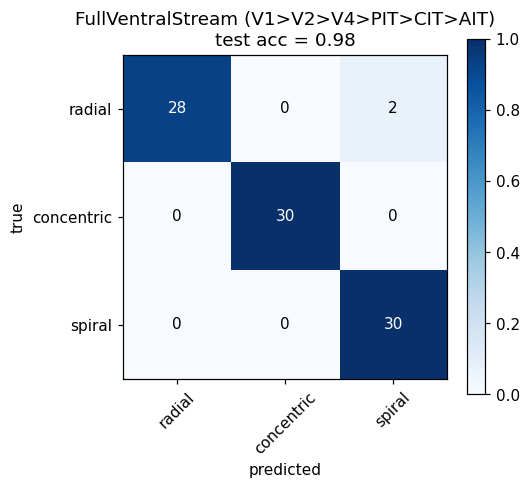

This chart was generated by the following Python code:
"""Train the V1 -> V2 -> V4 -> PIT -> CIT -> AIT ventral-stream model.

Compares end-to-end-trained FullVentralStream against the V4+LieGroupCells
readout model (~96% test accuracy at 969 trainable params). The IT stack
is roughly 10x more parameters (~9.6k) but adds genuine depth so it can
build compound features on top of V4.

Run:
    python examples/full_ventral_train.py
"""

from __future__ import annotations

import argparse
import os
import sys

import matplotlib
import matplotlib.pyplot as plt
import torch
import torch.nn as nn

sys.path.insert(0, os.path.join(os.path.dirname(__file__), os.pardir))

from zebrastack.common.lie_group_stimuli import (
    random_concentric, random_radial, random_spiral,
)
from zebrastack.common.v4_recursive_filters import (
    RecursiveFiltersV4, standard_v1_spec,
)
from zebrastack.common.it_stages import FullVentralStream


CLASS_NAMES = ["radial", "concentric", "spiral"]


def make_dataset(n_per_class: int, size: int, seed: int) -> tuple[torch.Tensor, torch.Tensor]:
    rng = torch.Generator().manual_seed(seed)
    images, labels = [], []
    generators = [random_radial, random_concentric, random_spiral]
    for label_idx, gen in enumerate(generators):
        for _ in range(n_per_class):
            images.append(gen(size, rng))
            labels.append(label_idx)
    images = torch.stack(images).unsqueeze(1)
    labels = torch.tensor(labels, dtype=torch.long)
    perm = torch.randperm(len(labels), generator=rng)
    return images[perm], labels[perm]


def confusion(model, images, labels, batch_size=16):
    model.eval()
    matrix = [[0]*3 for _ in range(3)]
    correct = 0
    with torch.no_grad():
        for i in range(0, images.shape[0], batch_size):
            x = images[i:i+batch_size]
            y = labels[i:i+batch_size]
            logits = model(x)["logits"]
            preds = logits.argmax(dim=-1)
            for p, t in zip(preds.tolist(), y.tolist()):
                matrix[t][p] += 1
                if p == t:
                    correct += 1
    return correct / len(labels), matrix


def print_matrix(matrix):
    header = "true / pred"
    print(f"{header:14s}" + "".join(f"{c:>12s}" for c in CLASS_NAMES))
    for i, row in enumerate(matrix):
        print(f"{CLASS_NAMES[i]:14s}" + "".join(f"{v:12d}" for v in row))


def train(model, train_x, train_y, epochs, lr, batch_size, weight_decay):
    params = [p for p in model.parameters() if p.requires_grad]
    print(f"Trainable parameters: {sum(p.numel() for p in params)}")
    optimizer = torch.optim.Adam(params, lr=lr, weight_decay=weight_decay)
    criterion = nn.CrossEntropyLoss()
    n = train_x.shape[0]
    for epoch in range(epochs):
        model.train()
        perm = torch.randperm(n)
        total_loss = 0.0
        total_correct = 0
        for i in range(0, n, batch_size):
            idx = perm[i:i+batch_size]
            x, y = train_x[idx], train_y[idx]
            optimizer.zero_grad()
            logits = model(x)["logits"]
            loss = criterion(logits, y)
            loss.backward()
            optimizer.step()
            total_loss += loss.item() * len(idx)
            total_correct += int((logits.argmax(dim=-1) == y).sum().item())
        train_acc = total_correct / n
        print(f"  epoch {epoch+1:2d}: loss={total_loss/n:.4f} train_acc={train_acc:.3f}")


def main() -> int:
    parser = argparse.ArgumentParser()
    parser.add_argument("--out", default="examples/full_ventral_train.png")
    parser.add_argument("--size", type=int, default=128)
    parser.add_argument("--n-train", type=int, default=80)
    parser.add_argument("--n-test", type=int, default=30)
    parser.add_argument("--epochs", type=int, default=15)
    parser.add_argument("--lr", type=float, default=0.005)
    parser.add_argument("--batch-size", type=int, default=8)
    parser.add_argument("--weight-decay", type=float, default=1e-4)
    args = parser.parse_args()
    matplotlib.use("Agg")

    spec = standard_v1_spec(
        n_orientations=4,
        frequencies=(0.22, 0.14, 0.09, 0.06),
        kernel_size=25,
    )
    v4 = RecursiveFiltersV4(
        v1_spec=spec,
        recursive_octaves=2,
        recursive_kernel_size=41,
        use_v2_pooling=True,
        v2_sigma_to_period=2.0,
        use_v4_dc_channel=True,
        v4_dc_sigma_long=16.0,
        v4_dc_surround_ratio=1.5,
        use_v2_gabor=True,
        v2_gabor_frequencies=(0.07, 0.035),
        v2_gabor_kernel_size=33,
    )

    print("Generating dataset...")
    train_x, train_y = make_dataset(args.n_train, args.size, seed=0)
    test_x, test_y = make_dataset(args.n_test, args.size, seed=1)
    print(f"  train: {len(train_y)} images, test: {len(test_y)} images")

    print("\n--- FullVentralStream (V1>V2>V4>PIT>CIT>AIT) ---")
    model = FullVentralStream(
        v4_backbone=v4,
        n_classes=len(CLASS_NAMES),
        pit_n_reduce=16,
        cit_n_reduce=16,
        ait_n_reduce=16,
        pit_frequencies=(0.05, 0.025),
        cit_frequencies=(0.05, 0.025),
        ait_frequencies=(0.05, 0.025),
        kernel_size=21,
        downsample=2,
    )

    train(model, train_x, train_y, epochs=args.epochs, lr=args.lr,
          batch_size=args.batch_size, weight_decay=args.weight_decay)
    print("\n  recalibrating BN running stats from trained model...")
    model.recalibrate_bn(train_x)
    acc, cm = confusion(model, test_x, test_y)
    print(f"\n  test accuracy: {acc:.3f}")
    print_matrix(cm)

    fig, ax = plt.subplots(1, 1, figsize=(5, 4.5))
    cm_t = torch.tensor(cm, dtype=torch.float32)
    cm_norm = cm_t / cm_t.sum(dim=-1, keepdim=True).clamp_min(1)
    im = ax.imshow(cm_norm.numpy(), cmap="Blues", vmin=0, vmax=1)
    for i in range(3):
        for j in range(3):
            ax.text(j, i, f"{cm[i][j]}", ha="center", va="center",
                    color="white" if cm_norm[i, j] > 0.5 else "black")
    ax.set_xticks(range(3))
    ax.set_yticks(range(3))
    ax.set_xticklabels(CLASS_NAMES, rotation=45)
    ax.set_yticklabels(CLASS_NAMES)
    ax.set_xlabel("predicted")
    ax.set_ylabel("true")
    ax.set_title(f"FullVentralStream (V1>V2>V4>PIT>CIT>AIT)\ntest acc = {acc:.2f}")
    plt.colorbar(im, ax=ax)
    fig.tight_layout()
    os.makedirs(os.path.dirname(args.out) or ".", exist_ok=True)
    fig.savefig(args.out, dpi=110, bbox_inches="tight")
    print(f"\nSaved figure to {args.out}")
    return 0


if __name__ == "__main__":
    raise SystemExit(main())
